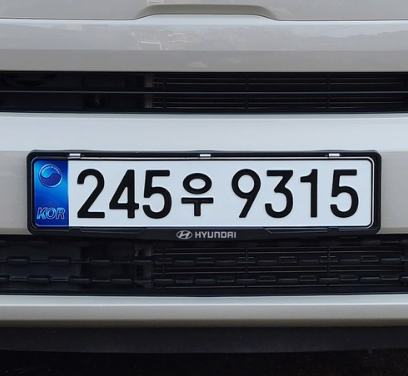
#> input picture 6. 이미지 다루기 및 데이터셋 구축/2022-12-07 OpenCV를 이용해 차량 번호판 감지 + 얼굴 인식 및 정렬/car.png, 408 x 376 px
$ python '3.1 plate.py'
#> lines starting #> are read from the running program, lines starting #| are printed output that depends on the picture; after the words box and inside, x2 and y2 are one past the last pixel; in counts of white or black regions, pixels touching at a corner belong together
import cv2
import matplotlib.pyplot as plt
import numpy as np

def imshow(image, windowName='show', close=True):
    cv2.imshow(windowName, image)
    cv2.waitKey(0)
    if close :
        cv2.destroyAllWindows()

img_ori = cv2.imread('./car.png')
#> img_ori is the input picture: shape (376, 408, 3); mean B, G, R 105.9, 98.5, 94.2

height, width, channel = img_ori.shape # cv2에서 불러오는 내용 순서(높이, 너비, 채널-BGR)
#> height = 376; width = 408; channel = 3
print(height, width, channel)
#| 376 408 3

# Convert Image to grayscale
img_gray = cv2.cvtColor(img_ori, cv2.COLOR_BGR2GRAY)

# Convolution Gaussian Filter(그레이스케일로 불러온 이미지를 가우시안 방법으로 블러 처리)
img_blurred = cv2.GaussianBlur(img_gray, ksize=(5,5), sigmaX=0)

img_blur_thresh = cv2.adaptiveThreshold(
    img_blurred,
    maxValue=255.0,
    adaptiveMethod=cv2.ADAPTIVE_THRESH_GAUSSIAN_C,
    thresholdType=cv2.THRESH_BINARY_INV,
    blockSize=19, # 3 이상의 홀수여야하며 여기서의 19는 경험적인 값
    C=9 # 세부 조정을 위한 값(ex. 평균에서 C만큼 빼서 값을 조정한다던가)
)
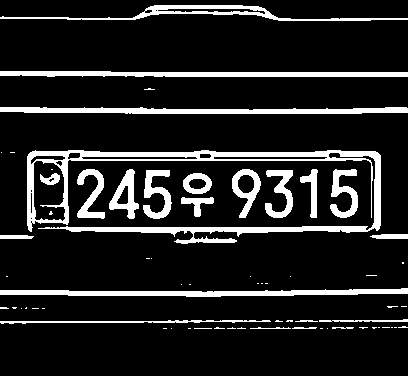
#> img_blur_thresh: shape (376, 408); 13.2% white; 66 white regions (43 under 20 px), largest, box (x1, y1, x2, y2) and area: (27, 150, 381, 244) 6035, (0, 107, 408, 114) 2124, (0, 288, 408, 297) 2094

img_thresh = cv2.adaptiveThreshold(
    img_gray,
    maxValue=255.0,
    adaptiveMethod=cv2.ADAPTIVE_THRESH_GAUSSIAN_C,
    thresholdType=cv2.THRESH_BINARY_INV,
    blockSize=19,
    C=9
)
#> img_thresh: shape (376, 408); 17.1% white; 542 white regions (455 under 20 px)
# [5 lines of commented-out code are left out]

plt.figure(figsize=(15,15))
img_type = ['gray','blur','orig_thresh','blur_thresh']
img_list = [img_gray, img_blurred, img_thresh, img_blur_thresh]

# contour | (x,y) | 같은 값을 갖는 범위(?)
contours, _ = cv2.findContours(
    img_blur_thresh,
    mode=cv2.RETR_LIST,
    method=cv2.CHAIN_APPROX_SIMPLE
)
#> contours = 84 contours, 52 with area under 20; largest, box (x1, y1, x2, y2) and area: (27, 150, 381, 244) 7312, (0, 107, 408, 114) 1712, (0, 288, 408, 297) 1682, (33, 160, 66, 222) 1682, (0, 71, 408, 77) 1603

temp_result = np.zeros((height, width, channel), dtype=np.uint8)
# cv2.drawContours(temp_result, contours=contours, contourIdx=-1, color=(0,255,0))
# imshow(temp_result, 'temp_Result')

contours_dict = []

for i, contour in enumerate(contours) :
    x, y, w, h = cv2.boundingRect(contour)
    contours_dict.append(
        {
            'contour' : contour,
            'x' : x,
            'y' : y,
            'w' : w,
            'h' : h,
            'cx' : x+(w/2),
            'cy' : y+(h/2)
        }
    )
    cv2.rectangle(temp_result, pt1=(x,y), pt2=(x+w,y+h), color=(255,255,255), thickness=2) # thickness는 선 두께
#> this loop made 84 passes
#> (x, y, w, h) on passes 1, 5, 11, 12, 13, 14, 15, 16, 17, 18, 19, 20: (327, 328, 1, 1), (171, 328, 1, 1), (372, 327, 5, 2), (359, 327, 9, 2), (332, 327, 22, 2), (292, 327, 25, 2), (250, 327, 41, 2), (237, 327, 9, 2), (227, 327, 9, 2), (214, 327, 11, 2), (398, 326, 10, 2), (295, 320, 23, 2)
#> (contour, x, y, w, h) on passes 2, 3, 4, 6, 7, 8: ([[320, 328], [322, 328]], 320, 328, 3, 1), ([[194, 328], [211, 328]], 194, 328, 18, 1), ([[188, 328], [190, 328]], 188, 328, 3, 1), ([[163, 328], [166, 328]], 163, 328, 4, 1), ([[394, 327], [396, 327]], 394, 327, 3, 1), ([[391, 327], [392, 327]], 391, 327, 2, 1)
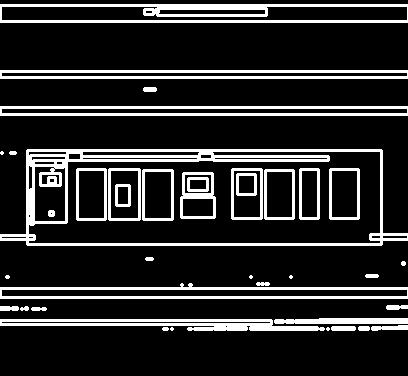
#> temp_result: shape (376, 408, 3); 16.3% white; 39 white regions (6 under 20 px), largest, box (x1, y1, x2, y2) and area: (0, 149, 408, 246) 5935, (0, 4, 408, 23) 3268, (0, 283, 408, 299) 2494
#> after the loop, contours_dict = 84 items
    # 사각형이 있을 때 cv2에서는 좌측상단이 (0,0)이고 우측하단이 (x,y)이다.
#     cv2.imshow('temp_result', temp_result)
#     cv2.waitKey(0) # 대충 연속으로 보기
# imshow(temp_result)

MIN_AREA = 80 # 최소 면적이 80은 되어야겠다
MIN_WIDTH, MIN_HEIGHT = 2, 8 # 최소 가로, 세로가 2, 8은 되어야겠다
MIN_RATIO, MAX_RATIO = 0.25, 0.8 # 가로 세로 비율 이 정도는 맞춰라

possible_contours = []
cnt=0
for d in contours_dict :
    area = d['w'] * d['h']
    ratio = d['w'] / d['h']

    if area > MIN_AREA and d['w'] > MIN_WIDTH and d['h'] > MIN_HEIGHT and MIN_RATIO < ratio < MAX_RATIO :
        d['idx'] = cnt
        cnt += 1
        possible_contours.append(d)
#> this loop made 84 passes
#> (area, ratio) on passes 13, 14, 15, 18, 19, 20, 23, 24, 32, 33, 46, 47: (44, 11), (50, 12.5), (82, 20.5), (22, 5.5), (20, 5), (46, 11.5), (1084, 67.75), (267, 29.67), (22, 5.5), (3672, 45.33), (136, 8.5), (190, 7.6)
#> after the loop, cnt = 9; possible_contours = 9 items

temp_result = np.zeros((height, width, channel), dtype=np.uint8)

for d in possible_contours :
    cv2.rectangle(temp_result, (d['x'], d['y']), (d['x']+d['w'], d['y']+d['h']), (0,255,0))
#> this loop made 9 passes
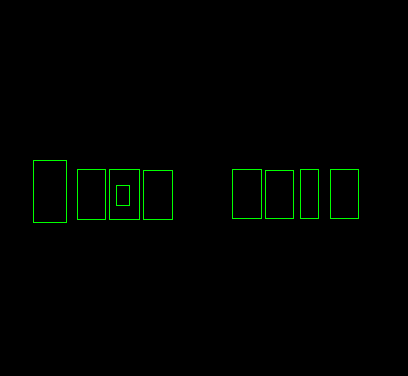
#> temp_result: shape (376, 408, 3); mean of channels 0, 1, 2 0, 2.2, 0; drawn as B, G, R
# imshow(temp_result, 'temp_result')

# 상수는 보통 대문자로 서술
MAX_DIAG_MULTIPLYER = 5
MAX_ANGLE_DIFF = 12.0
MAX_AREA_DIFF = 0.5
MAX_WIDTH_DIFF = 0.28
MAX_HEIGHT_DIFF = 0.2
MIN_N_MATCHED = 3 # 최소 몇 개 이상 일치해야 하냐면

def find_chars(contour_list) :
    matched_result_idx = []
    for d1 in contour_list :
        matched_contour_idx = []
        for d2 in contour_list :
            if d1['idx'] == d2['idx'] :
                continue

            dx = abs(d1['cx'] - d2['cx'])
            dy = abs(d1['cy'] - d2['cy'])

            diagonal_length1 = np.sqrt(d1['w']**2 + d1['h']**2) # 박스의 대각선 길이

            # 박스 중간끼리의 거리
            distance = np.linalg.norm(np.array([d1['cx'], d1['cy']]) - np.array([d2['cx'], d2['cy']]))
            if dx == 0 :
                angle_diff = 90
            else  :
                angle_diff = np.degrees(np.arctan(dy/dx))

            area_diff = abs(d1['w'] * d1['h'] - d2['w'] * d2['h']) / (d1['w'] * d1['h'])
            width_diff = abs(d1['w'] - d2['w']) / d1['w']
            height_diff = abs(d1['h'] - d2['h']) / d1['h']

            if distance < diagonal_length1 * MAX_DIAG_MULTIPLYER and angle_diff < MAX_ANGLE_DIFF and area_diff < MAX_AREA_DIFF and width_diff < MAX_WIDTH_DIFF and height_diff < MAX_HEIGHT_DIFF :
                matched_contour_idx.append(d2['idx'])

        matched_contour_idx.append(d1['idx'])

        if len(matched_contour_idx) < MIN_N_MATCHED :
            continue

        matched_result_idx.append(matched_contour_idx)
        unmatched_contour_idx = []

        for d4 in contour_list :
            if d4['idx'] not in matched_contour_idx :
                unmatched_contour_idx.append(d4['idx'])

        unmatched_contour = np.take(possible_contours, unmatched_contour_idx)
        recursive_contour_list = find_chars(unmatched_contour)

        for idx in recursive_contour_list :
            matched_result_idx.append(idx)

        break
#> this loop made 2 passes
#> after the loop, matched_result_idx = [[2, 3, 5, 6, 7, 1]]
    return matched_result_idx

result_idx = find_chars(possible_contours)
#> result_idx = [[2, 3, 5, 6, 7, 1]]

matched_result = []
for idx_list in result_idx :
    matched_result.append(np.take(possible_contours, idx_list))
#> this loop made 1 pass
#> after the loop, matched_result = 1 item

temp_result = np.zeros((height, width, channel), dtype=np.uint8)
#> temp_result: shape (376, 408, 3); every value is 0

for r in matched_result:
    for d in r:
        cv2.rectangle(temp_result, (d['x'],d['y']),(d['x'] + d['w'], d['y'] + d['h']), (0,255,0), thickness=2)
#> this loop made 1 pass
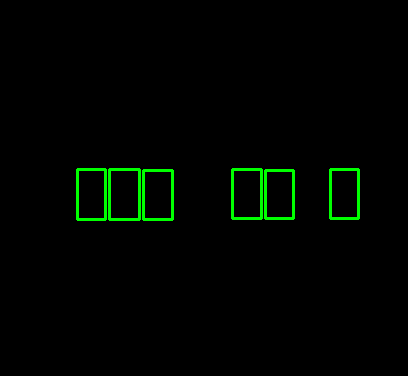
#> temp_result: shape (376, 408, 3); mean of channels 0, 1, 2 0, 4.6, 0; drawn as B, G, R

cv2.imshow('contours box', temp_result)
cv2.waitKey(0)

# Rotate plate image
PLATE_WIDTH_PADDING = 1.3
PLATE_HEIGHT_PADDING = 1.5
MIN_PLATE_RATIO = 3
MAX_PLATE_RATIO = 10

plate_imgs = []
plate_infos = []

for i, matched_chars in enumerate(matched_result) :
    sorted_chars = sorted(matched_chars, key=lambda x: x['cx'])

    plate_cx = (sorted_chars[0]['cx'] + sorted_chars[-1]['cx'])/2
    plate_cy = (sorted_chars[0]['cy'] + sorted_chars[-1]['cy'])/2

    plate_width = (sorted_chars[-1]['x'] + sorted_chars[-1]['w'] - sorted_chars[0]['x']) * PLATE_WIDTH_PADDING
    sum_height = 0
    for d in sorted_chars :
        sum_height += d['h']

    plate_height = int(sum_height / len(sorted_chars) * PLATE_HEIGHT_PADDING)
    triangle_height = sorted_chars[-1]['cy'] - sorted_chars[0]['cy']
    triangle_hypotenus = np.linalg.norm(
        np.array([sorted_chars[0]['cx'], sorted_chars[0]['cy']]) - np.array([sorted_chars[-1]['cx'], sorted_chars[-1]['cy']])
    )
    angle = np.degrees(np.arcsin(triangle_height / triangle_hypotenus))
    rotation_matrix = cv2.getRotationMatrix2D(center=(plate_cx, plate_cy), angle=angle, scale=1.0)
    img_rotated = cv2.warpAffine(img_thresh, M=rotation_matrix, dsize=(width, height))

    img_cropped = cv2.getRectSubPix(
        img_rotated,
        patchSize=(int(plate_width), int(plate_height)),
        center=(int(plate_cx), int(plate_cy))
    )

    if img_cropped.shape[1] / img_cropped.shape[0] < MIN_PLATE_RATIO or img_cropped.shape[1] / img_cropped.shape[0] < MIN_PLATE_RATIO > MAX_PLATE_RATIO :
        continue

    # plate_imgs.append(img_cropped)
    # plate_infos.append(
    #     {
    #         'x' : int(plate_cx - plate_width / 2),
    #         'y' : int(plate_cy - plate_height / 2),
    #         'w' : int(plate_width / 2),
    #         'h' : int(plate_height),
    #     }
    # )

    x = int(plate_cx - plate_width / 2)
    y = int(plate_cy - plate_height / 2)
    w = int(plate_width / 2)
    h = int(plate_height)
    num_idx = 0

    for num_idx, sorted_char in enumerate(sorted_chars):
        number_crop = cv2.getRectSubPix(
            img_rotated,
            patchSize=(int(sorted_char['w']), int(sorted_char['h'])),
            center=(int(sorted_char['cx']), int(sorted_char['cy']))

        )
        plt.subplot(1, len(sorted_chars), num_idx+1)
        plt.imshow(number_crop, 'gray')
    plt.show()

    img_out = img_ori.copy()
    cv2.rectangle(img_out, (x,y),(x+w,y+h), (0,255,0), thickness=2)
    cv2.imshow('test', img_cropped)
    cv2.imshow('orig', img_out)
    cv2.waitKey(0)
#> this loop made 1 pass
#> (plate_cx, plate_cy, plate_width, plate_height, triangle_height, triangle_hypotenus, angle) on pass 1: (217.5, 193.8, 365.3, 73, -0.5, 253, -0.113)
#> pass 1, `img_cropped = cv2.getRectSubPix( img_rotated, patchSize=(int(plate_wid..`:
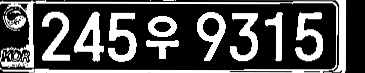
#> img_cropped: shape (73, 365); min 0, max 255, mean 77.8
#> pass 1, `plt.show()`:
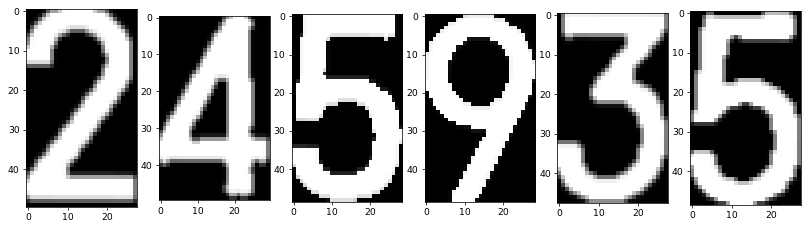
#> figure drawn by matplotlib, 6 panels
#> pass 1, `cv2.imshow('orig', img_out)`:
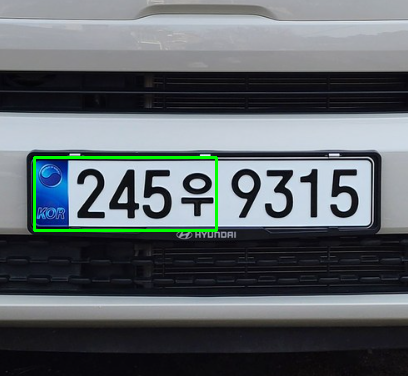
#> window 'orig': shape (376, 408, 3); mean B, G, R 105, 100.2, 93.5

$ run again, with 6. 이미지 다루기 및 데이터셋 구축/2022-12-07 OpenCV를 이용해 차량 번호판 감지 + 얼굴 인식 및 정렬/face.png copied over 6. 이미지 다루기 및 데이터셋 구축/2022-12-07 OpenCV를 이용해 차량 번호판 감지 + 얼굴 인식 및 정렬/car.png
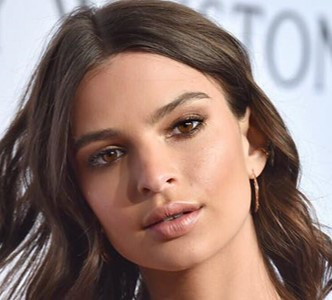
#> input picture 6. 이미지 다루기 및 데이터셋 구축/2022-12-07 OpenCV를 이용해 차량 번호판 감지 + 얼굴 인식 및 정렬/face.png, 332 x 300 px
#> img_ori is the input picture: shape (300, 332, 3); mean B, G, R 113.2, 120.1, 143.5
#| 300 332 3
#> img_blur_thresh: shape (300, 332); 11.8% white; 168 white regions (96 under 20 px), largest, box (x1, y1, x2, y2) and area: (0, 208, 50, 300) 906, (249, 177, 289, 300) 813, (0, 32, 67, 161) 797
#> img_thresh: shape (300, 332); 15.6% white; 575 white regions (490 under 20 px)
#> contours = 179 contours, 125 with area under 20; largest, box (x1, y1, x2, y2) and area: (0, 208, 50, 300) 710, (0, 32, 67, 161) 660, (249, 177, 289, 300) 654, (243, 74, 312, 207) 624, (158, 3, 252, 79) 584
#> the loop `for i, contour in enumerate(contours) :` made 179 passes
#> (x, y, w, h) on passes 1, 2, 4: (15, 297, 1, 1), (19, 292, 4, 8), (312, 286, 4, 11)
#> after the loop `for i, contour in enumerate(contours) :`:
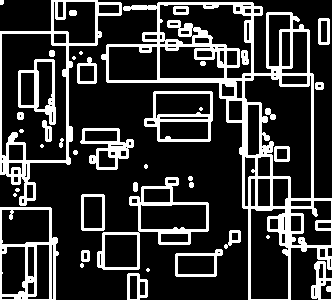
#> temp_result: shape (300, 332, 3); 21.1% white; 42 white regions (12 under 20 px), largest, box (x1, y1, x2, y2) and area: (101, 2, 332, 300) 9176, (0, 0, 122, 206) 2778, (97, 177, 209, 270) 1661
#> after the loop `for i, contour in enumerate(contours) :`: contours_dict = 179 items
#> the loop `for d in contours_dict :` made 179 passes
#> (area, ratio) on passes 2, 4, 6, 7, 9, 14, 15, 16: (32, 0.5), (44, 0.364), (128, 0.5), (273, 0.619), (260, 0.385), (154, 0.318), (44, 0.364), (819, 1.86)
#> after the loop `for d in contours_dict :`: cnt = 25; possible_contours = 25 items
#> the loop `for d in possible_contours :` made 25 passes
#> after the loop `for d in possible_contours :`:
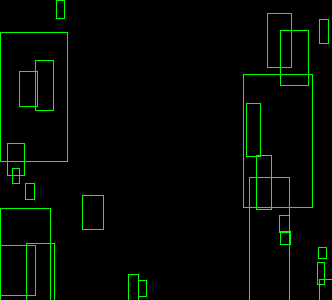
#> temp_result: shape (300, 332, 3); mean of channels 0, 1, 2 0, 8, 0; drawn as B, G, R
#> the loop in find_chars, `for d1 in contour_list :` made 25 passes
#> after the loop in find_chars, `for d1 in contour_list :`: matched_result_idx = []

$ run again, with 6. 이미지 다루기 및 데이터셋 구축/2022-12-07 OpenCV를 이용해 차량 번호판 감지 + 얼굴 인식 및 정렬/face01.png copied over 6. 이미지 다루기 및 데이터셋 구축/2022-12-07 OpenCV를 이용해 차량 번호판 감지 + 얼굴 인식 및 정렬/car.png
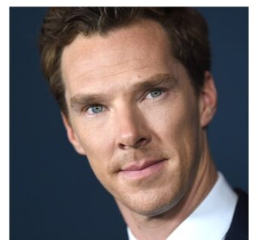
#> input picture 6. 이미지 다루기 및 데이터셋 구축/2022-12-07 OpenCV를 이용해 차량 번호판 감지 + 얼굴 인식 및 정렬/face01.png, 258 x 250 px
#> img_ori is the input picture: shape (250, 258, 3); mean B, G, R 110.6, 111, 120.6
#| 250 258 3
#> img_blur_thresh: shape (250, 258); 14.8% white; 61 white regions (35 under 20 px), largest, box (x1, y1, x2, y2) and area: (9, 6, 249, 240) 5608, (123, 146, 200, 221) 561, (129, 81, 170, 135) 487
#> img_thresh: shape (250, 258); 16.6% white; 175 white regions (143 under 20 px)
#> contours = 65 contours, 42 with area under 20; largest, box (x1, y1, x2, y2) and area: (9, 6, 249, 240) 4760, (129, 81, 170, 135) 448, (123, 146, 200, 221) 446, (134, 173, 217, 240) 362, (110, 157, 170, 175) 222
#> the loop `for i, contour in enumerate(contours) :` made 65 passes
#> (x, y, w, h) on passes 3, 4, 5, 6, 7, 9, 10, 12: (169, 210, 7, 5), (233, 209, 11, 26), (172, 199, 1, 1), (174, 194, 3, 4), (198, 186, 1, 1), (180, 184, 3, 5), (146, 181, 6, 7), (199, 177, 4, 8)
#> after the loop `for i, contour in enumerate(contours) :`:
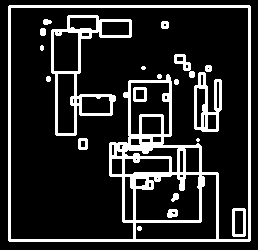
#> temp_result: shape (250, 258, 3); 15.9% white; 20 white regions (2 under 20 px), largest, box (x1, y1, x2, y2) and area: (8, 5, 251, 242) 6595, (51, 15, 132, 136) 1799, (194, 72, 222, 132) 796
#> after the loop `for i, contour in enumerate(contours) :`: contours_dict = 65 items
#> the loop `for d in contours_dict :` made 65 passes
#> (area, ratio) on passes 3, 4, 10, 12, 13, 15, 16, 18: (35, 1.4), (286, 0.423), (42, 0.857), (32, 0.5), (160, 1.6), (5561, 1.24), (1080, 3.33), (28, 0.571)
#> after the loop `for d in contours_dict :`: cnt = 6; possible_contours = 6 items
#> the loop `for d in possible_contours :` made 6 passes
#> after the loop `for d in possible_contours :`:
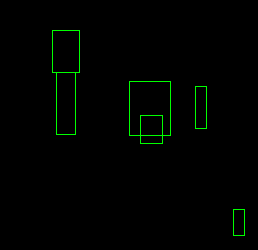
#> temp_result: shape (250, 258, 3); mean of channels 0, 1, 2 0, 3, 0; drawn as B, G, R
#> the loop in find_chars, `for d1 in contour_list :` made 6 passes
#> after the loop in find_chars, `for d1 in contour_list :`: matched_result_idx = []
